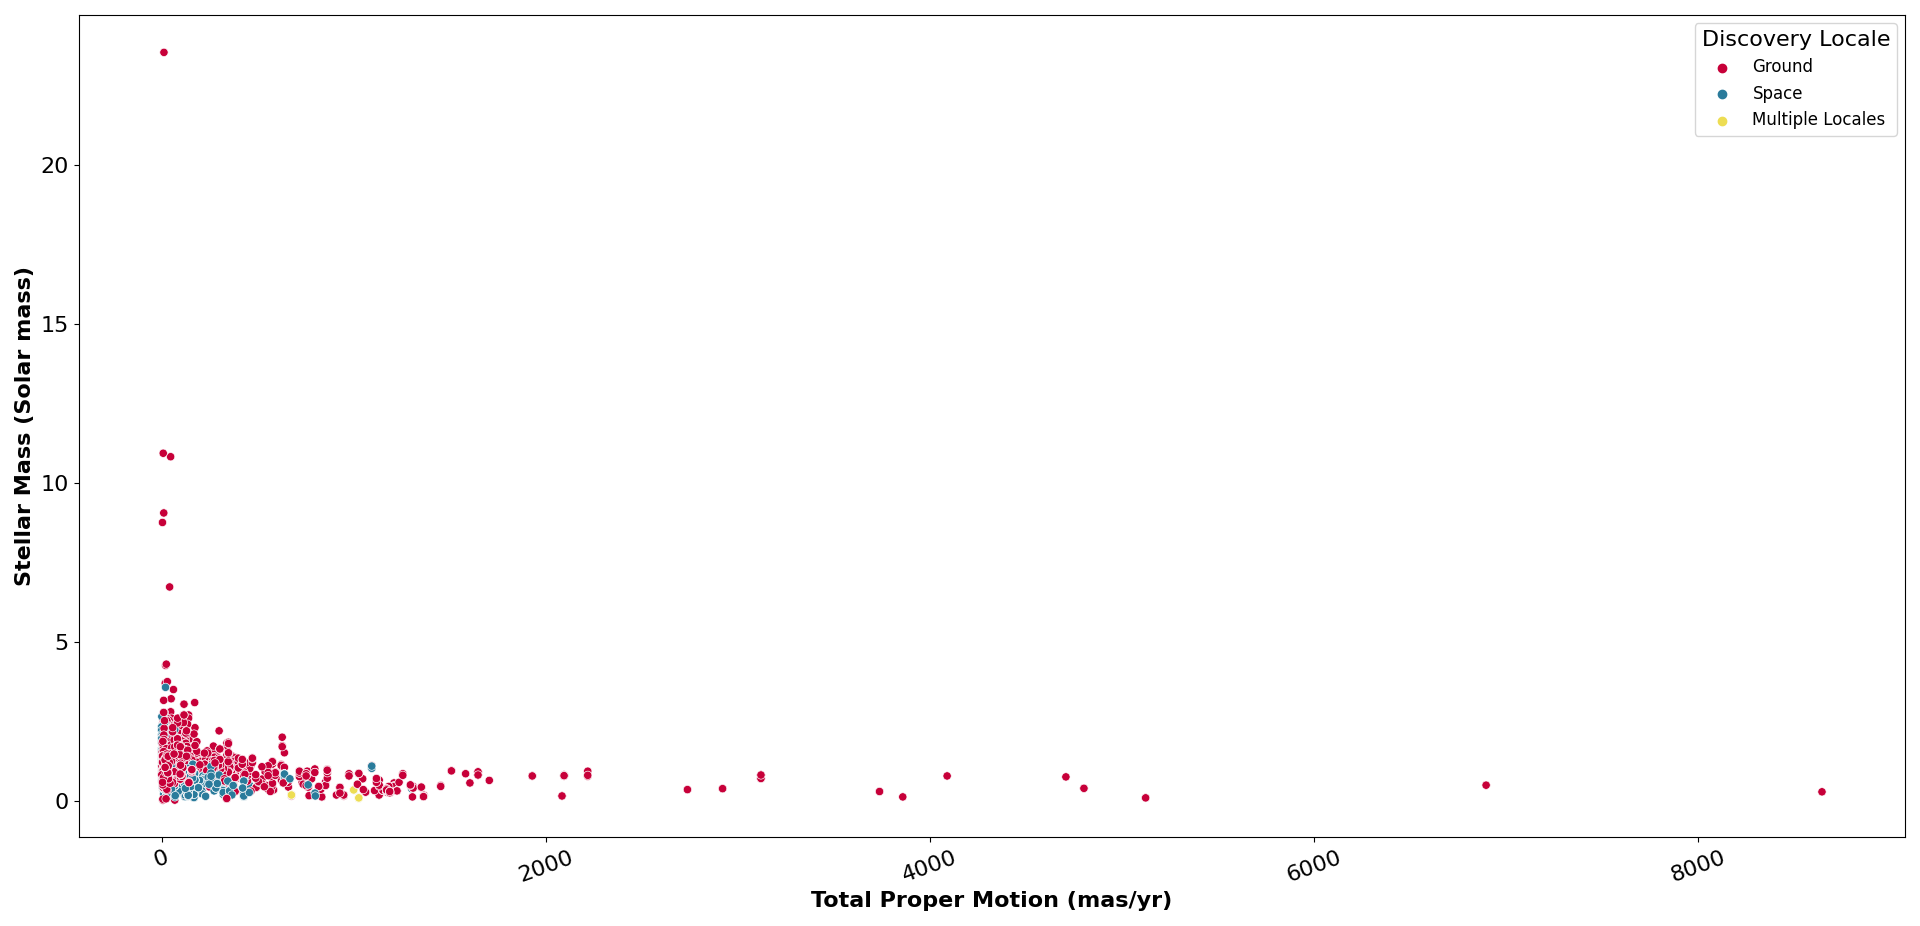

The script that drew this image:

# Paths:
path_data = "data/"

# Packages:
import numpy as np
import pandas as pd
import seaborn as sns
import matplotlib.pyplot as plt
from matplotlib.colors import LinearSegmentedColormap

# Display options:
pd.set_option("display.width", 1200)
pd.set_option("display.max_columns", 300)
pd.set_option("display.max_rows", 300)

# Dataset:
df = pd.read_csv(path_data + "nasa_exoplanets.csv")
df_varnames = pd.read_csv(path_data + "nasa_exoplanets_var_names.csv")

# Variables:
x_var = "sy_pm"
x_var_name = df_varnames.loc[(df_varnames["var"] == x_var), ["var_name"]].values[0][0]
y_var = "st_mass"
y_var_name = df_varnames.loc[(df_varnames["var"] == y_var), ["var_name"]].values[0][0]
color_var = "disc_locale"
color_var_name = df_varnames.loc[(df_varnames["var"] == color_var), ["var_name"]].values[0][0]

# Adapt the data:
df_plot = df[[x_var, y_var, color_var]].copy()

# Plot:
lvls = df_plot[color_var].unique()
n_levels = len(lvls)
my_palette = ["#c70039", "#2a7b9b", "#eddd53"]

fig = plt.figure(
    figsize = (20, 10),
    tight_layout = True
)
ax = sns.scatterplot(
    data = df_plot,
    x = x_var,
    y = y_var,
    hue = color_var,
    marker = "o",
    palette = my_palette
)
leg = ax.legend(
    fontsize = "large",
    title = color_var_name,
    title_fontsize = 16,
    loc = "upper right"
)
_ = ax.set_xlabel(
    x_var_name,
    fontsize = 16,
    fontweight = "bold"
)
_ = ax.set_ylabel(
    y_var_name,
    fontsize = 16,
    fontweight = "bold"
)
_ = ax.tick_params(
    axis = "x", 
    which = "major", 
    labelsize = 16,
    rotation = 20
)
_ = ax.tick_params(
    axis = "y", 
    which = "major", 
    labelsize = 16
)
